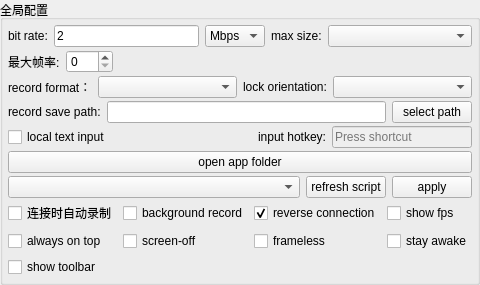
       <widget class="QGroupBox" name="configGroupBox">
        <property name="sizePolicy">
         <sizepolicy hsizetype="Preferred" vsizetype="Preferred">
          <horstretch>0</horstretch>
          <verstretch>0</verstretch>
         </sizepolicy>
        </property>
        <property name="title">
         <string>全局配置</string>
        </property>
        <layout class="QVBoxLayout" name="verticalLayout_3">
         <property name="spacing">
          <number>3</number>
         </property>
         <property name="leftMargin">
          <number>5</number>
         </property>
         <property name="topMargin">
          <number>5</number>
         </property>
         <property name="rightMargin">
          <number>5</number>
         </property>
         <property name="bottomMargin">
          <number>5</number>
         </property>
         <item>
          <widget class="QWidget" name="configWidget1" native="true">
           <property name="sizePolicy">
            <sizepolicy hsizetype="Preferred" vsizetype="Preferred">
             <horstretch>0</horstretch>
             <verstretch>0</verstretch>
            </sizepolicy>
           </property>
           <layout class="QHBoxLayout" name="horizontalLayout_5">
            <property name="leftMargin">
             <number>0</number>
            </property>
            <property name="topMargin">
             <number>0</number>
            </property>
            <property name="rightMargin">
             <number>0</number>
            </property>
            <property name="bottomMargin">
             <number>0</number>
            </property>
            <item>
             <widget class="QLabel" name="label_3">
              <property name="sizePolicy">
               <sizepolicy hsizetype="Maximum" vsizetype="Preferred">
                <horstretch>0</horstretch>
                <verstretch>0</verstretch>
               </sizepolicy>
              </property>
              <property name="text">
               <string>bit rate:</string>
              </property>
             </widget>
            </item>
            <item>
             <widget class="QLineEdit" name="bitRateEdit">
              <property name="sizePolicy">
               <sizepolicy hsizetype="Preferred" vsizetype="Preferred">
                <horstretch>0</horstretch>
                <verstretch>0</verstretch>
               </sizepolicy>
              </property>
              <property name="text">
               <string notr="true">2</string>
              </property>
             </widget>
            </item>
            <item>
             <widget class="QComboBox" name="bitRateBox">
              <property name="sizePolicy">
               <sizepolicy hsizetype="Maximum" vsizetype="Preferred">
                <horstretch>0</horstretch>
                <verstretch>0</verstretch>
               </sizepolicy>
              </property>
              <property name="toolTip">
               <string/>
              </property>
              <property name="currentText">
               <string notr="true">Mbps</string>
              </property>
              <item>
               <property name="text">
                <string notr="true">Mbps</string>
               </property>
              </item>
              <item>
               <property name="text">
                <string notr="true">Kbps</string>
               </property>
              </item>
             </widget>
            </item>
            <item>
             <widget class="QLabel" name="label_4">
              <property name="sizePolicy">
               <sizepolicy hsizetype="Maximum" vsizetype="Preferred">
                <horstretch>0</horstretch>
                <verstretch>0</verstretch>
               </sizepolicy>
              </property>
              <property name="text">
               <string>max size:</string>
              </property>
             </widget>
            </item>
            <item>
             <widget class="QComboBox" name="maxSizeBox">
              <property name="sizePolicy">
               <sizepolicy hsizetype="Preferred" vsizetype="Preferred">
                <horstretch>0</horstretch>
                <verstretch>0</verstretch>
               </sizepolicy>
              </property>
              <property name="toolTip">
               <string/>
              </property>
             </widget>
            </item>
           </layout>
         </widget>
        </item>
        <item>
         <widget class="QWidget" name="configWidgetMaxFps" native="true">
          <property name="sizePolicy">
           <sizepolicy hsizetype="Preferred" vsizetype="Preferred">
            <horstretch>0</horstretch>
            <verstretch>0</verstretch>
           </sizepolicy>
          </property>
          <layout class="QHBoxLayout" name="horizontalLayout_maxFps">
           <property name="leftMargin">
            <number>0</number>
           </property>
           <property name="topMargin">
            <number>0</number>
           </property>
           <property name="rightMargin">
            <number>0</number>
           </property>
           <property name="bottomMargin">
            <number>0</number>
           </property>
           <item>
            <widget class="QLabel" name="label_maxFps">
             <property name="sizePolicy">
              <sizepolicy hsizetype="Maximum" vsizetype="Preferred">
               <horstretch>0</horstretch>
               <verstretch>0</verstretch>
              </sizepolicy>
             </property>
             <property name="text">
              <string>最大帧率:</string>
             </property>
             <property name="buddy">
              <cstring>maxFpsSpin</cstring>
             </property>
            </widget>
           </item>
           <item>
            <widget class="QSpinBox" name="maxFpsSpin">
             <property name="toolTip">
              <string>0 = 不限制，重启服务后生效</string>
             </property>
             <property name="minimum">
              <number>0</number>
             </property>
             <property name="maximum">
              <number>240</number>
             </property>
            </widget>
           </item>
           <item>
            <spacer name="horizontalSpacer_maxFps">
             <property name="orientation">
              <enum>Qt::Horizontal</enum>
             </property>
             <property name="sizeHint" stdset="0">
              <size>
               <width>40</width>
               <height>20</height>
              </size>
             </property>
            </spacer>
           </item>
          </layout>
         </widget>
        </item>
        <item>
         <widget class="QWidget" name="configWidget5" native="true">
           <property name="sizePolicy">
            <sizepolicy hsizetype="Preferred" vsizetype="Preferred">
             <horstretch>0</horstretch>
             <verstretch>0</verstretch>
            </sizepolicy>
           </property>
           <layout class="QHBoxLayout" name="horizontalLayout_7">
            <property name="leftMargin">
             <number>0</number>
            </property>
            <property name="topMargin">
             <number>0</number>
            </property>
            <property name="rightMargin">
             <number>0</number>
            </property>
            <property name="bottomMargin">
             <number>0</number>
            </property>
            <item>
             <widget class="QLabel" name="label_6">
              <property name="sizePolicy">
               <sizepolicy hsizetype="Maximum" vsizetype="Preferred">
                <horstretch>0</horstretch>
                <verstretch>0</verstretch>
               </sizepolicy>
              </property>
              <property name="text">
               <string>record format：</string>
              </property>
             </widget>
            </item>
            <item>
             <widget class="QComboBox" name="formatBox">
              <property name="sizePolicy">
               <sizepolicy hsizetype="Preferred" vsizetype="Preferred">
                <horstretch>0</horstretch>
                <verstretch>0</verstretch>
               </sizepolicy>
              </property>
             </widget>
            </item>
            <item>
             <widget class="QLabel" name="label_8">
              <property name="sizePolicy">
               <sizepolicy hsizetype="Maximum" vsizetype="Preferred">
                <horstretch>0</horstretch>
                <verstretch>0</verstretch>
               </sizepolicy>
              </property>
              <property name="text">
               <string>lock orientation:</string>
              </property>
             </widget>
           </item>
           <item>
            <widget class="QComboBox" name="lockOrientationBox">
             <property name="sizePolicy">
              <sizepolicy hsizetype="Preferred" vsizetype="Preferred">
                <horstretch>0</horstretch>
                <verstretch>0</verstretch>
               </sizepolicy>
             </property>
            </widget>
           </item>
          </layout>
         </widget>
        </item>
        <item>
         <widget class="QWidget" name="configWidget2" native="true">
           <property name="sizePolicy">
            <sizepolicy hsizetype="Preferred" vsizetype="Preferred">
             <horstretch>0</horstretch>
             <verstretch>0</verstretch>
            </sizepolicy>
           </property>
           <layout class="QHBoxLayout" name="horizontalLayout_6">
            <property name="leftMargin">
             <number>0</number>
            </property>
            <property name="topMargin">
             <number>0</number>
            </property>
            <property name="rightMargin">
             <number>0</number>
            </property>
            <property name="bottomMargin">
             <number>0</number>
            </property>
            <item>
             <widget class="QLabel" name="label_5">
              <property name="sizePolicy">
               <sizepolicy hsizetype="Preferred" vsizetype="Preferred">
                <horstretch>0</horstretch>
                <verstretch>0</verstretch>
               </sizepolicy>
              </property>
              <property name="text">
               <string>record save path:</string>
              </property>
              <property name="buddy">
               <cstring>recordPathEdt</cstring>
              </property>
             </widget>
            </item>
            <item>
             <widget class="QLineEdit" name="recordPathEdt">
              <property name="sizePolicy">
               <sizepolicy hsizetype="MinimumExpanding" vsizetype="Preferred">
                <horstretch>0</horstretch>
                <verstretch>0</verstretch>
               </sizepolicy>
              </property>
              <property name="readOnly">
               <bool>true</bool>
              </property>
             </widget>
            </item>
            <item>
             <widget class="QPushButton" name="selectRecordPathBtn">
              <property name="sizePolicy">
               <sizepolicy hsizetype="Preferred" vsizetype="Preferred">
                <horstretch>0</horstretch>
                <verstretch>0</verstretch>
               </sizepolicy>
              </property>
              <property name="text">
               <string>select path</string>
              </property>
              <property name="autoDefault">
               <bool>false</bool>
              </property>
             </widget>
            </item>
           </layout>
         </widget>
        </item>
        <item>
         <widget class="QWidget" name="configWidgetLocalTextInput" native="true">
          <layout class="QHBoxLayout" name="horizontalLayout_localTextInput">
           <property name="leftMargin">
            <number>0</number>
           </property>
           <property name="topMargin">
            <number>0</number>
           </property>
           <property name="rightMargin">
            <number>0</number>
           </property>
           <property name="bottomMargin">
            <number>0</number>
           </property>
           <item>
            <widget class="QCheckBox" name="localTextInputCheck">
             <property name="text">
              <string>local text input</string>
             </property>
            </widget>
           </item>
           <item>
            <spacer name="horizontalSpacer_localTextInput">
             <property name="orientation">
              <enum>Qt::Horizontal</enum>
             </property>
             <property name="sizeHint" stdset="0">
              <size>
               <width>40</width>
               <height>20</height>
              </size>
             </property>
            </spacer>
           </item>
           <item>
            <widget class="QLabel" name="label_localTextInputShortcut">
             <property name="text">
              <string>input hotkey:</string>
             </property>
             <property name="buddy">
              <cstring>localTextInputShortcutEdit</cstring>
             </property>
            </widget>
           </item>
           <item>
            <widget class="QKeySequenceEdit" name="localTextInputShortcutEdit">
             <property name="enabled">
              <bool>false</bool>
             </property>
            </widget>
           </item>
          </layout>
         </widget>
        </item>
        <item>
         <widget class="QPushButton" name="openAppFolderBtn">
          <property name="toolTip">
           <string>Open the folder containing the current QtScrcpy.exe</string>
          </property>
          <property name="text">
           <string>open app folder</string>
          </property>
          <property name="autoDefault">
           <bool>false</bool>
          </property>
         </widget>
        </item>
        <item>
         <widget class="QWidget" name="configWidget4" native="true">
          <property name="sizePolicy">
           <sizepolicy hsizetype="Preferred" vsizetype="Preferred">
             <horstretch>0</horstretch>
             <verstretch>0</verstretch>
            </sizepolicy>
           </property>
           <layout class="QHBoxLayout" name="horizontalLayout_8">
            <property name="leftMargin">
             <number>0</number>
            </property>
            <property name="topMargin">
             <number>0</number>
            </property>
            <property name="rightMargin">
             <number>0</number>
            </property>
            <property name="bottomMargin">
             <number>0</number>
            </property>
            <item>
             <widget class="QComboBox" name="gameBox">
              <property name="sizePolicy">
               <sizepolicy hsizetype="MinimumExpanding" vsizetype="Preferred">
                <horstretch>0</horstretch>
                <verstretch>0</verstretch>
               </sizepolicy>
              </property>
             </widget>
            </item>
            <item>
             <widget class="QPushButton" name="refreshGameScriptBtn">
              <property name="sizePolicy">
               <sizepolicy hsizetype="Preferred" vsizetype="Preferred">
                <horstretch>0</horstretch>
                <verstretch>0</verstretch>
               </sizepolicy>
              </property>
              <property name="text">
               <string>refresh script</string>
              </property>
             </widget>
            </item>
            <item>
             <widget class="QPushButton" name="applyScriptBtn">
              <property name="sizePolicy">
               <sizepolicy hsizetype="Preferred" vsizetype="Preferred">
                <horstretch>0</horstretch>
                <verstretch>0</verstretch>
               </sizepolicy>
              </property>
              <property name="text">
               <string>apply</string>
              </property>
             </widget>
            </item>
           </layout>
          </widget>
         </item>
         <item>
          <widget class="QWidget" name="configWidget3" native="true">
           <property name="sizePolicy">
            <sizepolicy hsizetype="Preferred" vsizetype="Preferred">
             <horstretch>0</horstretch>
             <verstretch>0</verstretch>
            </sizepolicy>
           </property>
           <layout class="QGridLayout" name="gridLayout">
            <property name="leftMargin">
             <number>0</number>
            </property>
            <property name="topMargin">
             <number>0</number>
            </property>
            <property name="rightMargin">
             <number>0</number>
            </property>
            <property name="bottomMargin">
             <number>0</number>
            </property>
            <item row="0" column="4">
             <widget class="QCheckBox" name="fpsCheck">
              <property name="sizePolicy">
               <sizepolicy hsizetype="Preferred" vsizetype="Preferred">
                <horstretch>0</horstretch>
                <verstretch>0</verstretch>
               </sizepolicy>
              </property>
              <property name="text">
               <string>show fps</string>
              </property>
             </widget>
            </item>
            <item row="0" column="1">
             <widget class="QCheckBox" name="notDisplayCheck">
              <property name="sizePolicy">
               <sizepolicy hsizetype="Preferred" vsizetype="Preferred">
                <horstretch>0</horstretch>
                <verstretch>0</verstretch>
               </sizepolicy>
              </property>
              <property name="text">
               <string>background record</string>
              </property>
              <property name="checkable">
               <bool>false</bool>
              </property>
             </widget>
            </item>
            <item row="1" column="0">
             <widget class="QCheckBox" name="alwaysTopCheck">
              <property name="sizePolicy">
               <sizepolicy hsizetype="Preferred" vsizetype="Preferred">
                <horstretch>0</horstretch>
                <verstretch>0</verstretch>
               </sizepolicy>
              </property>
              <property name="text">
               <string>always on top</string>
              </property>
              <property name="checked">
               <bool>false</bool>
              </property>
             </widget>
            </item>
            <item row="0" column="0">
             <widget class="QCheckBox" name="recordScreenCheck">
              <property name="sizePolicy">
               <sizepolicy hsizetype="Preferred" vsizetype="Preferred">
                <horstretch>0</horstretch>
                <verstretch>0</verstretch>
               </sizepolicy>
              </property>
              <property name="text">
               <string>连接时自动录制</string>
              </property>
             </widget>
            </item>
            <item row="0" column="3">
             <widget class="QCheckBox" name="useReverseCheck">
              <property name="sizePolicy">
               <sizepolicy hsizetype="Preferred" vsizetype="Preferred">
                <horstretch>0</horstretch>
                <verstretch>0</verstretch>
               </sizepolicy>
              </property>
              <property name="text">
               <string>reverse connection</string>
              </property>
              <property name="checked">
               <bool>true</bool>
              </property>
             </widget>
            </item>
            <item row="1" column="1">
             <widget class="QCheckBox" name="closeScreenCheck">
              <property name="sizePolicy">
               <sizepolicy hsizetype="Preferred" vsizetype="Preferred">
                <horstretch>0</horstretch>
                <verstretch>0</verstretch>
               </sizepolicy>
              </property>
              <property name="text">
               <string>screen-off</string>
              </property>
             </widget>
            </item>
            <item row="1" column="3">
             <widget class="QCheckBox" name="framelessCheck">
              <property name="sizePolicy">
               <sizepolicy hsizetype="Preferred" vsizetype="Preferred">
                <horstretch>0</horstretch>
                <verstretch>0</verstretch>
               </sizepolicy>
              </property>
              <property name="text">
               <string>frameless</string>
              </property>
             </widget>
            </item>
            <item row="1" column="4">
             <widget class="QCheckBox" name="stayAwakeCheck">
              <property name="sizePolicy">
               <sizepolicy hsizetype="Preferred" vsizetype="Preferred">
                <horstretch>0</horstretch>
                <verstretch>0</verstretch>
               </sizepolicy>
              </property>
              <property name="text">
               <string>stay awake</string>
              </property>
             </widget>
            </item>
            <item row="2" column="0">
             <widget class="QCheckBox" name="showToolbar">
              <property name="text">
               <string>show toolbar</string>
              </property>
             </widget>
            </item>
           </layout>
          </widget>
         </item>
        </layout>
       </widget>
